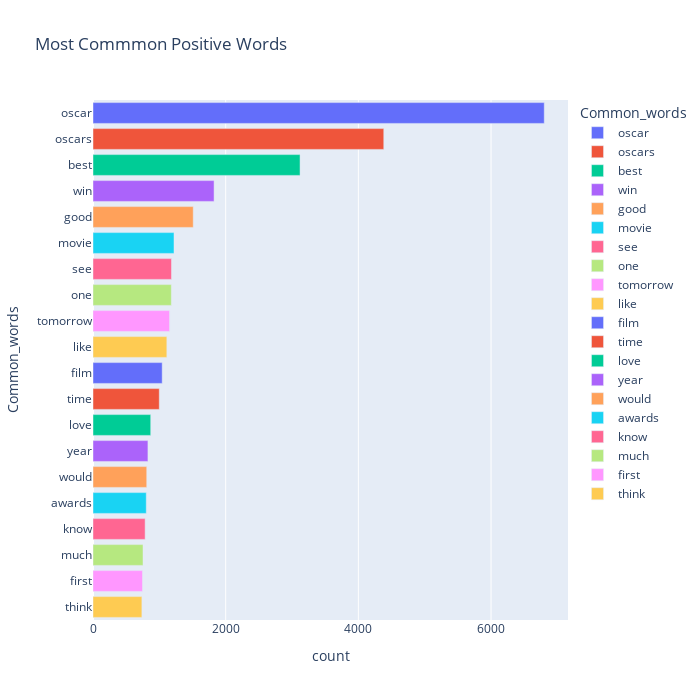

Write notebook code for a chart like this one.
### Code cell
fig = px.bar(temp_positive, x="count", y="Common_words", title='Most Commmon Positive Words', orientation='h', 
             width=700, height=700,color='Common_words')
fig.show()

### Figure 1 — Plotly figure (JSON) as saved in the notebook; plotly's stock layout.template omitted (floating-point values rounded to 4 significant figures)
{"data": [{"alignmentgroup": "True", "hovertemplate": "Common_words=%{y}<br>count=%{x}<extra></extra>", "legendgroup": "oscar", "marker": {"color": "#636efa", "pattern": {"shape": ""}}, "name": "oscar", "offsetgroup": "oscar", "orientation": "h", "showlegend": true, "textposition": "auto", "type": "bar", "x": [6802], "xaxis": "x", "y": ["oscar"], "yaxis": "y"}, {"alignmentgroup": "True", "hovertemplate": "Common_words=%{y}<br>count=%{x}<extra></extra>", "legendgroup": "oscars", "marker": {"color": "#EF553B", "pattern": {"shape": ""}}, "name": "oscars", "offsetgroup": "oscars", "orientation": "h", "showlegend": true, "textposition": "auto", "type": "bar", "x": [4383], "xaxis": "x", "y": ["oscars"], "yaxis": "y"}, {"alignmentgroup": "True", "hovertemplate": "Common_words=%{y}<br>count=%{x}<extra></extra>", "legendgroup": "best", "marker": {"color": "#00cc96", "pattern": {"shape": ""}}, "name": "best", "offsetgroup": "best", "orientation": "h", "showlegend": true, "textposition": "auto", "type": "bar", "x": [3121], "xaxis": "x", "y": ["best"], "yaxis": "y"}, {"alignmentgroup": "True", "hovertemplate": "Common_words=%{y}<br>count=%{x}<extra></extra>", "legendgroup": "win", "marker": {"color": "#ab63fa", "pattern": {"shape": ""}}, "name": "win", "offsetgroup": "win", "orientation": "h", "showlegend": true, "textposition": "auto", "type": "bar", "x": [1825], "xaxis": "x", "y": ["win"], "yaxis": "y"}, {"alignmentgroup": "True", "hovertemplate": "Common_words=%{y}<br>count=%{x}<extra></extra>", "legendgroup": "good", "marker": {"color": "#FFA15A", "pattern": {"shape": ""}}, "name": "good", "offsetgroup": "good", "orientation": "h", "showlegend": true, "textposition": "auto", "type": "bar", "x": [1511], "xaxis": "x", "y": ["good"], "yaxis": "y"}, {"alignmentgroup": "True", "hovertemplate": "Common_words=%{y}<br>count=%{x}<extra></extra>", "legendgroup": "movie", "marker": {"color": "#19d3f3", "pattern": {"shape": ""}}, "name": "movie", "offsetgroup": "movie", "orientation": "h", "showlegend": true, "textposition": "auto", "type": "bar", "x": [1221], "xaxis": "x", "y": ["movie"], "yaxis": "y"}, {"alignmentgroup": "True", "hovertemplate": "Common_words=%{y}<br>count=%{x}<extra></extra>", "legendgroup": "see", "marker": {"color": "#FF6692", "pattern": {"shape": ""}}, "name": "see", "offsetgroup": "see", "orientation": "h", "showlegend": true, "textposition": "auto", "type": "bar", "x": [1183], "xaxis": "x", "y": ["see"], "yaxis": "y"}, {"alignmentgroup": "True", "hovertemplate": "Common_words=%{y}<br>count=%{x}<extra></extra>", "legendgroup": "one", "marker": {"color": "#B6E880", "pattern": {"shape": ""}}, "name": "one", "offsetgroup": "one", "orientation": "h", "showlegend": true, "textposition": "auto", "type": "bar", "x": [1181], "xaxis": "x", "y": ["one"], "yaxis": "y"}, {"alignmentgroup": "True", "hovertemplate": "Common_words=%{y}<br>count=%{x}<extra></extra>", "legendgroup": "tomorrow", "marker": {"color": "#FF97FF", "pattern": {"shape": ""}}, "name": "tomorrow", "offsetgroup": "tomorrow", "orientation": "h", "showlegend": true, "textposition": "auto", "type": "bar", "x": [1154], "xaxis": "x", "y": ["tomorrow"], "yaxis": "y"}, {"alignmentgroup": "True", "hovertemplate": "Common_words=%{y}<br>count=%{x}<extra></extra>", "legendgroup": "like", "marker": {"color": "#FECB52", "pattern": {"shape": ""}}, "name": "like", "offsetgroup": "like", "orientation": "h", "showlegend": true, "textposition": "auto", "type": "bar", "x": [1113], "xaxis": "x", "y": ["like"], "yaxis": "y"}, {"alignmentgroup": "True", "hovertemplate": "Common_words=%{y}<br>count=%{x}<extra></extra>", "legendgroup": "film", "marker": {"color": "#636efa", "pattern": {"shape": ""}}, "name": "film", "offsetgroup": "film", "orientation": "h", "showlegend": true, "textposition": "auto", "type": "bar", "x": [1043], "xaxis": "x", "y": ["film"], "yaxis": "y"}, {"alignmentgroup": "True", "hovertemplate": "Common_words=%{y}<br>count=%{x}<extra></extra>", "legendgroup": "time", "marker": {"color": "#EF553B", "pattern": {"shape": ""}}, "name": "time", "offsetgroup": "time", "orientation": "h", "showlegend": true, "textposition": "auto", "type": "bar", "x": [999], "xaxis": "x", "y": ["time"], "yaxis": "y"}, {"alignmentgroup": "True", "hovertemplate": "Common_words=%{y}<br>count=%{x}<extra></extra>", "legendgroup": "love", "marker": {"color": "#00cc96", "pattern": {"shape": ""}}, "name": "love", "offsetgroup": "love", "orientation": "h", "showlegend": true, "textposition": "auto", "type": "bar", "x": [870], "xaxis": "x", "y": ["love"], "yaxis": "y"}, {"alignmentgroup": "True", "hovertemplate": "Common_words=%{y}<br>count=%{x}<extra></extra>", "legendgroup": "year", "marker": {"color": "#ab63fa", "pattern": {"shape": ""}}, "name": "year", "offsetgroup": "year", "orientation": "h", "showlegend": true, "textposition": "auto", "type": "bar", "x": [828], "xaxis": "x", "y": ["year"], "yaxis": "y"}, {"alignmentgroup": "True", "hovertemplate": "Common_words=%{y}<br>count=%{x}<extra></extra>", "legendgroup": "would", "marker": {"color": "#FFA15A", "pattern": {"shape": ""}}, "name": "would", "offsetgroup": "would", "orientation": "h", "showlegend": true, "textposition": "auto", "type": "bar", "x": [810], "xaxis": "x", "y": ["would"], "yaxis": "y"}, {"alignmentgroup": "True", "hovertemplate": "Common_words=%{y}<br>count=%{x}<extra></extra>", "legendgroup": "awards", "marker": {"color": "#19d3f3", "pattern": {"shape": ""}}, "name": "awards", "offsetgroup": "awards", "orientation": "h", "showlegend": true, "textposition": "auto", "type": "bar", "x": [803], "xaxis": "x", "y": ["awards"], "yaxis": "y"}, {"alignmentgroup": "True", "hovertemplate": "Common_words=%{y}<br>count=%{x}<extra></extra>", "legendgroup": "know", "marker": {"color": "#FF6692", "pattern": {"shape": ""}}, "name": "know", "offsetgroup": "know", "orientation": "h", "showlegend": true, "textposition": "auto", "type": "bar", "x": [786], "xaxis": "x", "y": ["know"], "yaxis": "y"}, {"alignmentgroup": "True", "hovertemplate": "Common_words=%{y}<br>count=%{x}<extra></extra>", "legendgroup": "much", "marker": {"color": "#B6E880", "pattern": {"shape": ""}}, "name": "much", "offsetgroup": "much", "orientation": "h", "showlegend": true, "textposition": "auto", "type": "bar", "x": [754], "xaxis": "x", "y": ["much"], "yaxis": "y"}, {"alignmentgroup": "True", "hovertemplate": "Common_words=%{y}<br>count=%{x}<extra></extra>", "legendgroup": "first", "marker": {"color": "#FF97FF", "pattern": {"shape": ""}}, "name": "first", "offsetgroup": "first", "orientation": "h", "showlegend": true, "textposition": "auto", "type": "bar", "x": [746], "xaxis": "x", "y": ["first"], "yaxis": "y"}, {"alignmentgroup": "True", "hovertemplate": "Common_words=%{y}<br>count=%{x}<extra></extra>", "legendgroup": "think", "marker": {"color": "#FECB52", "pattern": {"shape": ""}}, "name": "think", "offsetgroup": "think", "orientation": "h", "showlegend": true, "textposition": "auto", "type": "bar", "x": [737], "xaxis": "x", "y": ["think"], "yaxis": "y"}], "layout": {"barmode": "relative", "height": 700, "legend": {"title": {"text": "Common_words"}, "tracegroupgap": 0}, "title": {"text": "Most Commmon Positive Words"}, "width": 700, "xaxis": {"anchor": "y", "domain": [0, 1], "title": {"text": "count"}}, "yaxis": {"anchor": "x", "categoryarray": ["think", "first", "much", "know", "awards", "would", "year", "love", "time", "film", "like", "tomorrow", "one", "see", "movie", "good", "win", "best", "oscars", "oscar"], "categoryorder": "array", "domain": [0, 1], "title": {"text": "Common_words"}}}}
